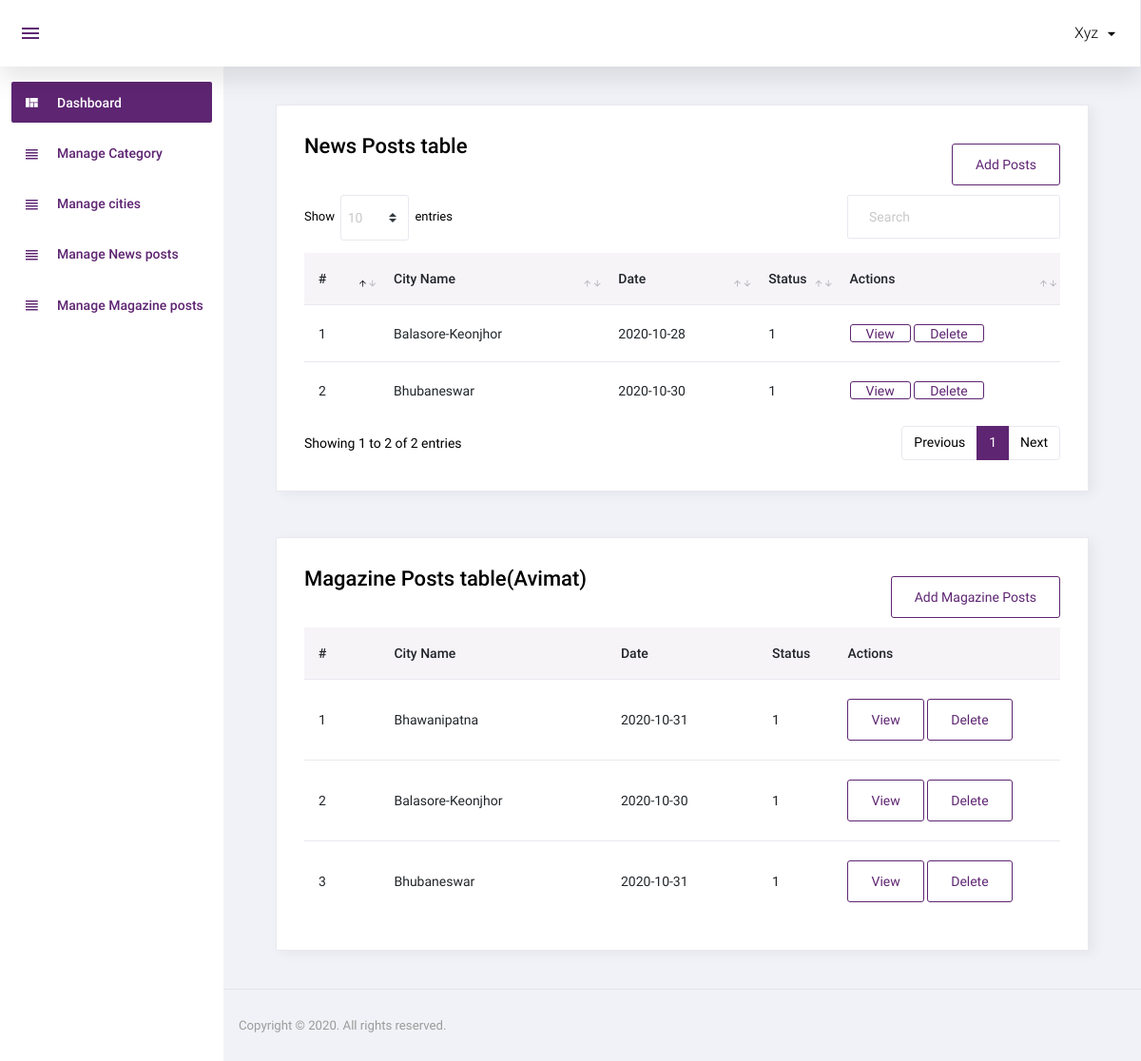
/admin/index.php (signed in), run on the app's committed database.
### tables this page shows
CREATE TABLE `news_posts` (
  `id` int(11) NOT NULL,
  `city_id` int(11) NOT NULL,
  `news_date` date NOT NULL,
  `status` int(11) NOT NULL,
  `added_on` datetime NOT NULL
);

CREATE TABLE `cities` (
  `id` int(11) NOT NULL,
  `cat_id` int(11) NOT NULL,
  `city_name` varchar(255) NOT NULL,
  `status` int(5) NOT NULL,
  `added_on` datetime NOT NULL
);

CREATE TABLE `magazine_posts` (
  `id` int(11) NOT NULL,
  `city_id` int(11) NOT NULL,
  `mag_date` date NOT NULL,
  `status` int(11) NOT NULL,
  `added_on` datetime NOT NULL
);

### classes/DbConfig.php (called while the page is built, shortened)
<?php
class DbConfig
{
	private $_host = 'localhost';
	private $_username = 'root';
	private $_password = '';
	private $_database = 'news_manag';
	protected $connection;
	public function __construct()
	{	date_default_timezone_set('Asia/Kolkata');
		if (!isset($this->connection)) {
			$this->connection = new mysqli($this->_host, $this->_username, $this->_password, $this->_database);
		}
		return $this->connection;
	}
}
?>

### classes/Crud.php (called while the page is built, shortened)
<?php
include_once 'DbConfig.php';
class Crud extends DbConfig
{
	public function getData($query)
	{
		$result = $this->connection->query($query);
		$rows = array();
		while ($row = $result->fetch_assoc()) {
			$rows[] = $row;
		}
		return $rows;
	}
}

### admin/index.php (the view, shortened to what this page needs)
<?php
require('top.php');
?>
<div class="container-fluid">
          <div class="card">
            <div class="card-body">
            <div style="display:flex; justify-content:space-between;">
              <h4 class="" style="">News Posts table
              </h4>
              <div style="text-align:right; padding:10px 0;">
              <a href="add_news_post.php" class="add_link btn btn-outline-primary" >Add Posts</a>
              </div>
              </div>
              <div class="row grid_box">
                <div class="col-12">
                  <div class="table-responsive">
                    <table id="order-listing" class="table">
                      <thead>
                        <tr>
                            <th width="10%"> #</th>
                            <th width="30%">City Name</th>
                            <th width="20%">Date</th>
                            <th width="10%">Status</th>
                            <th width="30%" >Actions</th>
                        </tr>
                      </thead>
                      <tbody>
                        <?php
                        $i=1;
                        $sql="SELECT news_posts.id,news_posts.news_date,news_posts.status,cities.city_name from news_posts,cities where cities.id=news_posts.city_id order by news_posts.id desc LIMIT 5";
                        $result=$crud->getData($sql);
                        foreach ((array)$result as $res) {
                        ?>
                            <tr>
                                <td><?php echo $i?></td>
                                <td><?php echo $res['city_name']?></td>
                                <td><?php echo $res['news_date']?></td>
                                <td><?php echo $res['status']?></td>
                                <td>
                                <a href="view_news_post.php?id=<?php echo $res['id'] ?> "> <button class="btn btn-outline-primary">View</button></a>
                                <a href="post_list.php?id=<?php echo $res['id']?>" onclick="return confirm('Are you sure to delete?')"><button class="btn btn-outline-primary ">Delete</button></a>
                                </td>
                            </tr>
                        <?php
                            $i++;
                        }
                        ?>
                      </tbody>
                    </table>
                  </div>
				      </div>
              </div>
            </div>
          </div>
</div>
<div class="container-fluid mt-5">
          <div class="card">
            <div class="card-body">
            <div style="display:flex; justify-content:space-between;">
              <h4 class="" style="">Magazine Posts table(Avimat)
              </h4>
              <div style="text-align:right; padding:10px 0;">
              <a href="add_magazine.php" class="add_link btn btn-outline-primary" >Add Magazine Posts</a>
              </div>
              </div>
              <div class="row grid_box">
                <div class="col-12">
                  <div class="table-responsive">
                    <table id="order-listing" class="table">
                      <thead>
                        <tr>
                            <th width="10%"> #</th>
                            <th width="30%">City Name</th>
                            <th width="20%">Date</th>
                            <th width="10%">Status</th>
                            <th width="30%" >Actions</th>
                        </tr>
                      </thead>
                      <tbody>
                        <?php
                        $sql="SELECT magazine_posts.id,magazine_posts.mag_date,magazine_posts.status,cities.city_name from magazine_posts,cities where cities.id=magazine_posts.city_id order by magazine_posts.id desc LIMIT 5";
                        $result=$crud->getData($sql);
                        $i=1;
                        foreach ((array)$result as $res) {
                        ?>
                            <tr>
                                <td><?php echo $i?></td>
                                <td><?php echo $res['city_name']?></td>
                                <td><?php echo $res['mag_date']?></td>
                                <td><?php echo $res['status']?></td>
                                <td>
                                <a href="view_mag.php?id=<?php echo $res['id'] ?> "> <button class="btn btn-outline-primary">View</button></a>
                                <a href="magazine_list.php?id=<?php echo $res['id']?>" onclick="return confirm('Are you sure to delete?')"><button class="btn btn-outline-primary ">Delete</button></a>
                                </td>
                            </tr>
                        <?php
                            $i++;
                        }
                        ?>
                      </tbody>
                    </table>
                  </div>
				      </div>
              </div>
            </div>
          </div>
</div>
<?php
require('footer.php');
?>

### admin/index.php (style rules this page uses)
td { word-break:break-word; }

### data on the page
news_posts: city.city_name "Balasore-Keonjhor", news_date "2020-10-28", status "1"
news_posts: city.city_name "Bhubaneswar", news_date "2020-10-30", status "1"
magazine_posts: city.city_name "Bhawanipatna", mag_date "2020-10-31", status "1"
magazine_posts: city.city_name "Balasore-Keonjhor", mag_date "2020-10-30", status "1"
magazine_posts: city.city_name "Bhubaneswar", mag_date "2020-10-31", status "1"

### other printed values
$_SESSION['user_name'] "Xyz"
